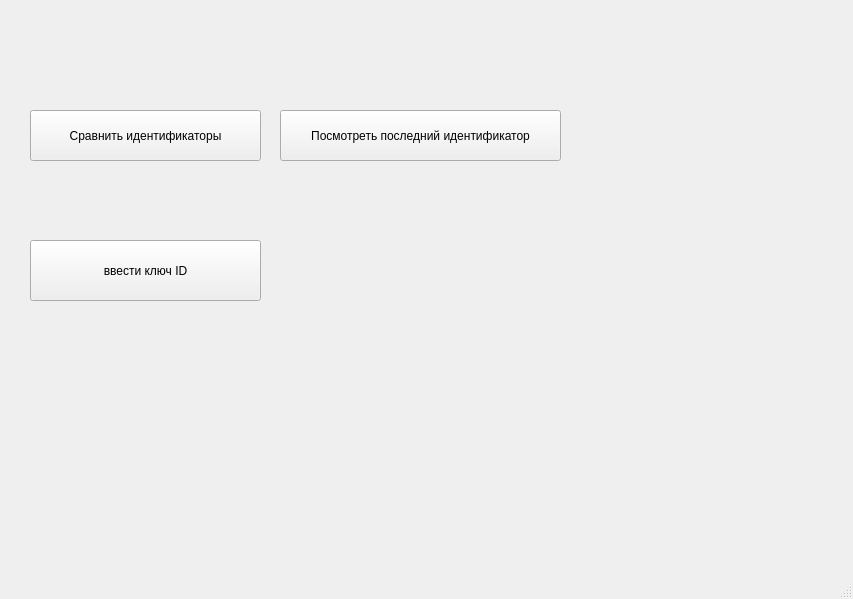
<?xml version="1.0" encoding="UTF-8"?>
<ui version="4.0">
 <class>MainWindow</class>
 <widget class="QMainWindow" name="MainWindow">
  <property name="geometry">
   <rect>
    <x>0</x>
    <y>0</y>
    <width>853</width>
    <height>599</height>
   </rect>
  </property>
  <property name="windowTitle">
   <string>MainWindow</string>
  </property>
  <widget class="QWidget" name="centralwidget">
   <widget class="QPushButton" name="pushButton_2">
    <property name="geometry">
     <rect>
      <x>280</x>
      <y>110</y>
      <width>281</width>
      <height>51</height>
     </rect>
    </property>
    <property name="text">
     <string>Посмотреть последний идентификатор</string>
    </property>
   </widget>
   <widget class="QLabel" name="label">
    <property name="geometry">
     <rect>
      <x>280</x>
      <y>70</y>
      <width>281</width>
      <height>31</height>
     </rect>
    </property>
    <property name="text">
     <string/>
    </property>
   </widget>
   <widget class="QPushButton" name="pushButton_3">
    <property name="geometry">
     <rect>
      <x>30</x>
      <y>110</y>
      <width>231</width>
      <height>51</height>
     </rect>
    </property>
    <property name="text">
     <string>Сравнить идентификаторы</string>
    </property>
   </widget>
   <widget class="QPushButton" name="pushButton">
    <property name="geometry">
     <rect>
      <x>30</x>
      <y>240</y>
      <width>231</width>
      <height>61</height>
     </rect>
    </property>
    <property name="text">
     <string>ввести ключ ID</string>
    </property>
   </widget>
  </widget>
  <widget class="QMenuBar" name="menubar">
   <property name="geometry">
    <rect>
     <x>0</x>
     <y>0</y>
     <width>853</width>
     <height>18</height>
    </rect>
   </property>
  </widget>
  <widget class="QStatusBar" name="statusbar"/>
 </widget>
 <resources/>
 <connections/>
</ui>
